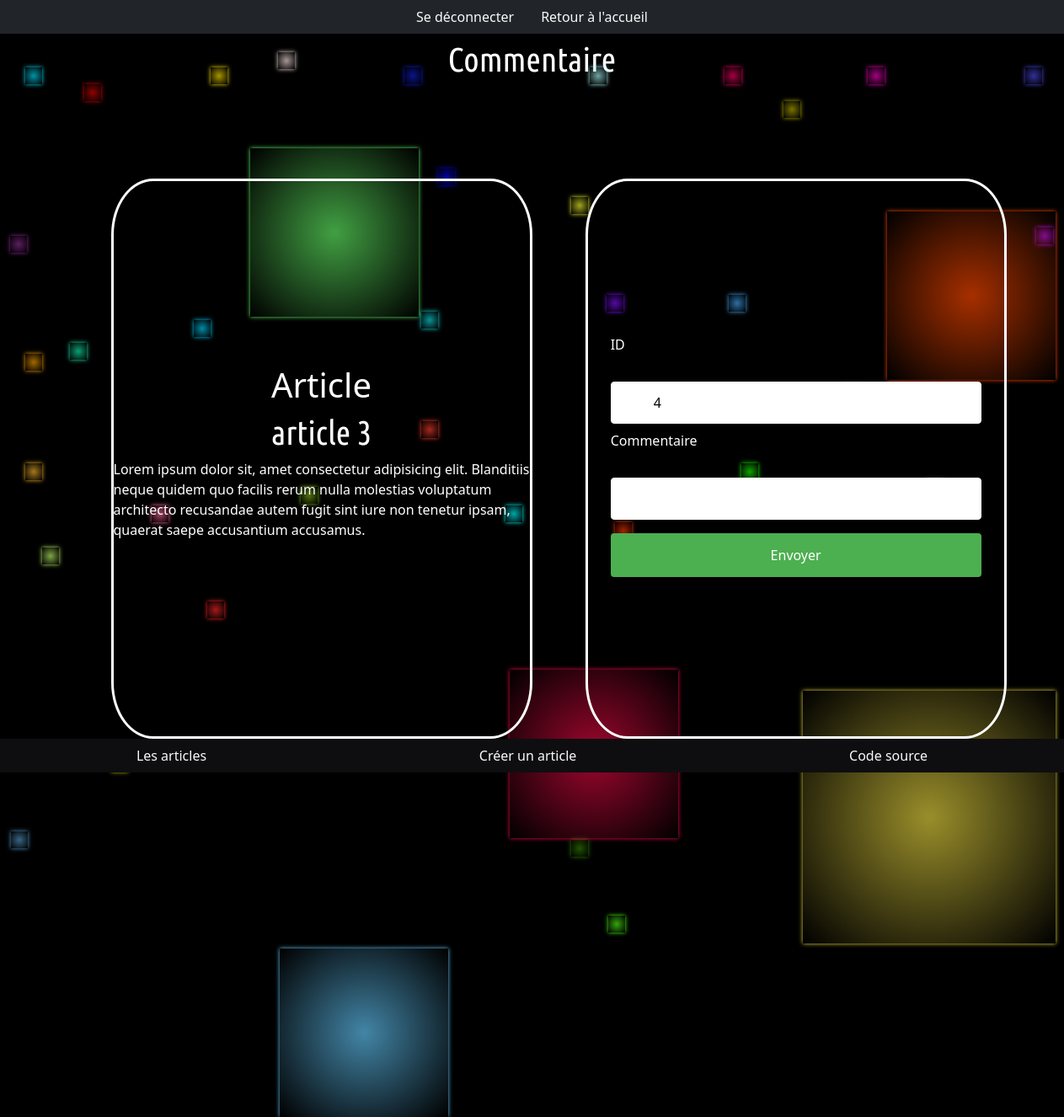
/PHP/commentaire.php?id=4 (signed in), run on an earlier commit of the app's database.
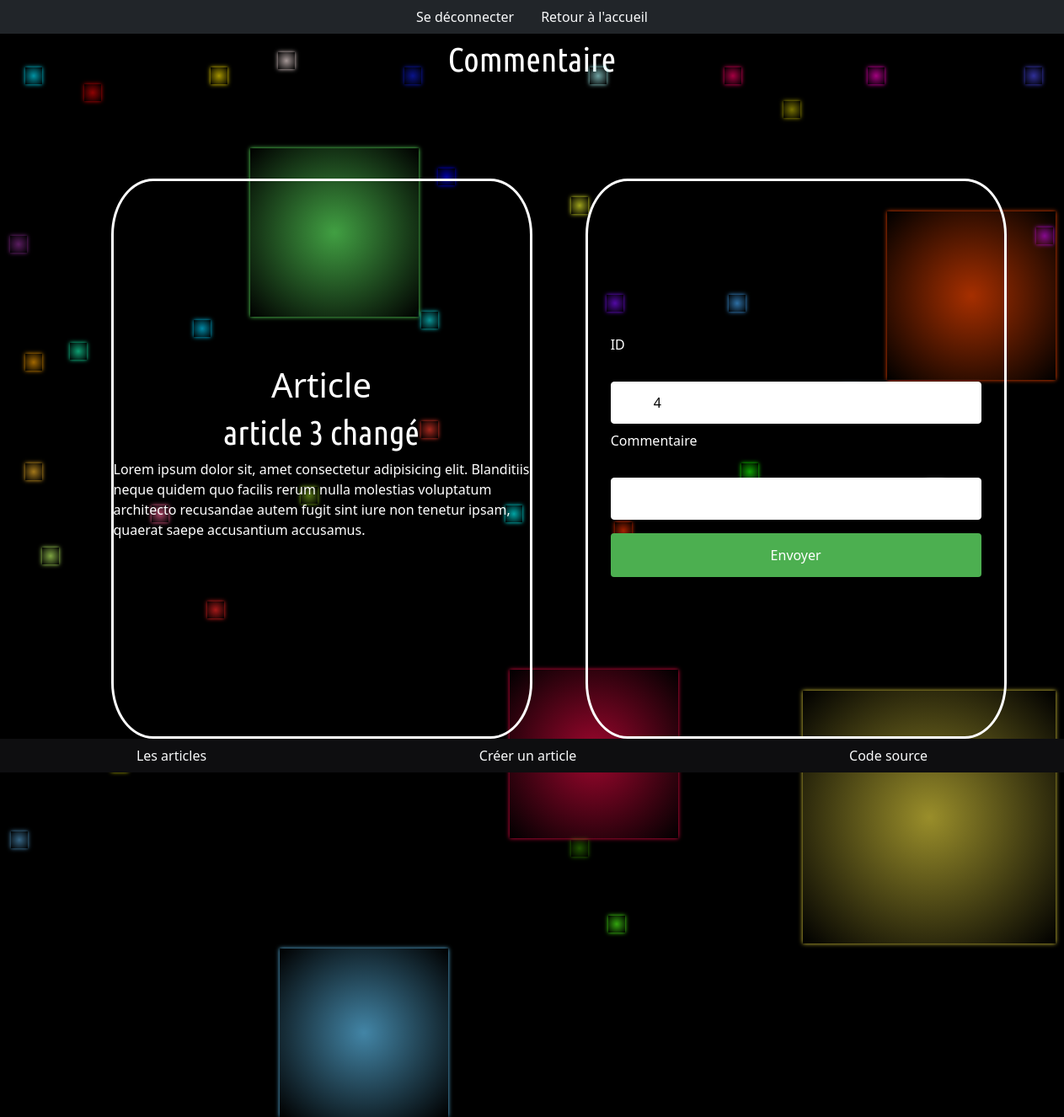
And on a later commit of the database.
### tables this page shows
CREATE TABLE `articles` (
  `id` int(11) NOT NULL,
  `title` varchar(255) NOT NULL,
  `article` text NOT NULL,
  `id_utilisateur` int(11) NOT NULL,
  `id_categorie` int(11) NOT NULL,
  `date` timestamp NOT NULL DEFAULT current_timestamp() ON UPDATE current_timestamp()
);

### PHP/commentaire.php (the view, shortened to what this page needs)
<?php
require 'configuration.php';
?>
<!DOCTYPE html>
<html lang="en">
<head>
    <link href="https://cdn.jsdelivr.net/npm/bootstrap@5.1.3/dist/css/bootstrap.min.css" rel="stylesheet">
    <link rel="stylesheet" href="../CSS/blog.css">
</head>
<?php
if (isset($_GET['id'])) {
    $article = $_GET['id'];
    $art = $db->prepare('SELECT * FROM articles WHERE id = ?');
    $art->execute(array($article));
    $fetch = $art->fetch();
}
?>
<body>
    <main>
        <?php include('header-admin.php'); ?>
        <div class="background">
            <i></i><i></i><i></i><i></i><i></i><i></i><i></i><i></i><i></i><i></i><i></i><i></i><i></i><i></i><i></i><i></i><i></i><i></i><i></i><i></i><i></i><i></i><i></i><i></i><i></i><i></i><i></i><i></i><i></i><i></i><i></i><i></i><i></i><i></i><i></i><i></i><i></i><i></i><i></i><i></i>
        </div>
        <p1 class="connexion-titre">Commentaire</p1><br />
        <div class="zone">
            <div class="formulaire-de-co">
                <div>
                    <h1 class="zone">Article</h1>
                    <h1 class="connexion-titre"><?= $fetch['title']; ?></h1>
                    <p><?= $fetch['article']; ?></p>
                </div>
            </div>
            <div class="formulaire-de-co">
                <form action="TREATMENT/commentaire_treatment.php" method="POST">
                    <label for="id">ID</label><br><br>
                    <input type="text" name="id" value="<?= $article ?>" readonly>
                    <label for="commentaire">Commentaire</label><br><br>
                    <input type="text" name="commentaire">
                    <input type="submit" name="btn-com" class="edit" value="Envoyer">
                </form>
    </main>
    <?php include('footer2.php'); ?>
</body>
</html>

What changed in the data, as far as the page shows it:
changed articles: title "article 3" → "article 3 changé"
